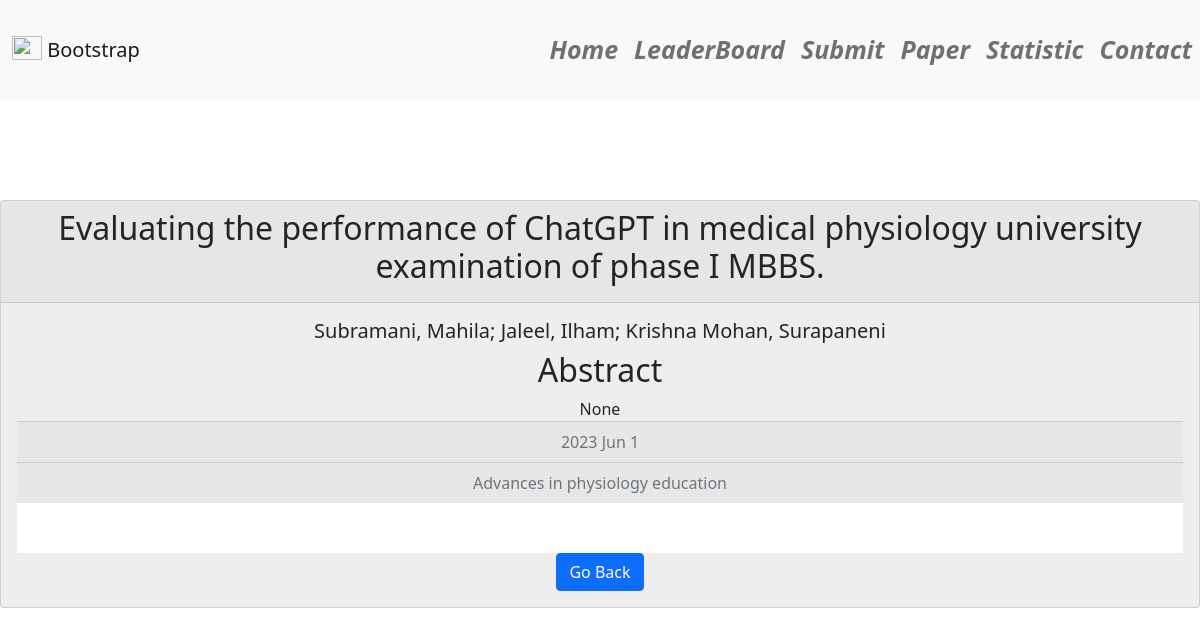
Screenshot of /PaperCard/36971685 with the database file from the repository.
### web/models/data_models.py (models this page shows)
class Artical(db.Model):
    __tablename__ = 'Artical'
    pmid = db.Column(db.Integer, primary_key=True, autoincrement=True)
    authors = db.Column(db.String(512))
    title = db.Column(db.String(512))
    abstract = db.Column(db.String(1024))
    publication_date = db.Column(db.String(512))
    publication_year = db.Column(db.Integer)
    journal = db.Column(db.String(512))

### web/routes/home.py (the view)
@home_blue.route('/PaperCard/<id>')
def PaperCard(id):
    paper = session.query(Artical).filter(Artical.pmid==id).first()
    return render_template("PaperCard.html", data=paper)

### web/templates/PaperCard.html
{% extends "Home.html" %}
{%block content%}
<div class="card text-center" style="width: 100%; background-color: #eee; ">
    <div class="card-header">
        <h2 class="card-title">{{data.title}}</h2>
    </div>
    <div class="card-body" style="width: 100%;">
        <h5 class="card-title">{{data.authors}}</h5>
        <h2 class="card-title">Abstract</h2>
        <div class="mx-auto" style="width: 80%; background-color: #eee;">
            <p class="card-text">{{data.abstract}}</p>
        </div>
        <div class="card-footer text-muted">
            {{data.publication_date}}
        </div>
        <div class="card-footer text-muted">
            {{data.journal}}
        </div>
        <div style="height: 50px; background-color: white;"></div>
        <a href="{{url_for('home.Paper')}}" class="btn btn-primary">Go Back</a>
    </div>
</div>
{% endblock %}

### rows the page displays
Artical: title "Evaluating the performance of ChatGPT in medical physiology university examination of phase I MBBS.", authors "Subramani, Mahila; Jaleel, Ilham; Krishna Mohan, Surapaneni", abstract "None", publication_date "2023 Jun 1", journal "Advances in physiology education"
